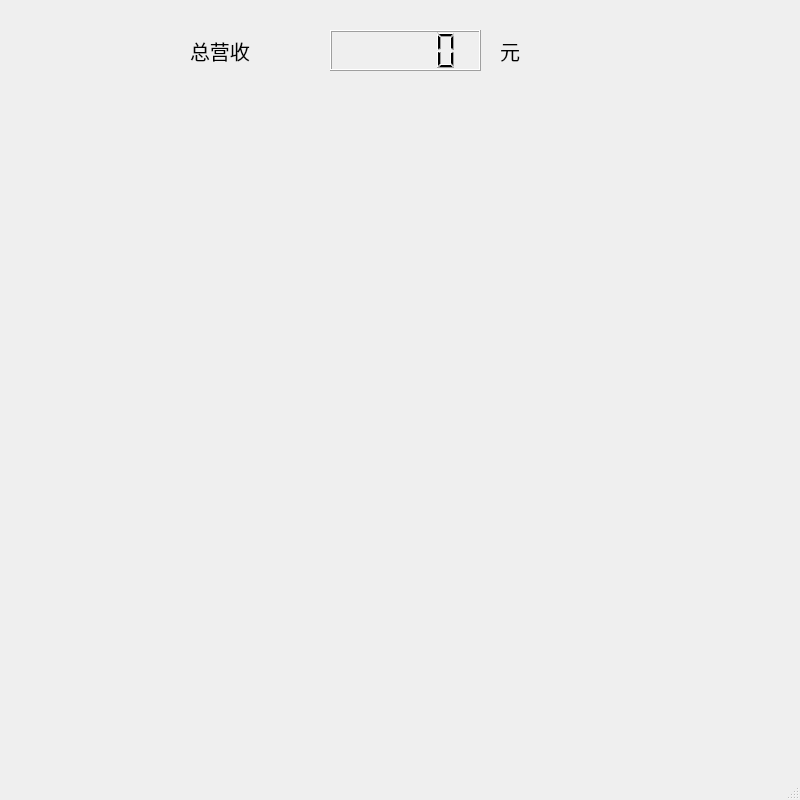
<?xml version="1.0" encoding="UTF-8"?>
<ui version="4.0">
 <class>Income</class>
 <widget class="QMainWindow" name="Income">
  <property name="geometry">
   <rect>
    <x>0</x>
    <y>0</y>
    <width>800</width>
    <height>800</height>
   </rect>
  </property>
  <property name="minimumSize">
   <size>
    <width>800</width>
    <height>800</height>
   </size>
  </property>
  <property name="maximumSize">
   <size>
    <width>800</width>
    <height>800</height>
   </size>
  </property>
  <property name="windowTitle">
   <string>MainWindow</string>
  </property>
  <widget class="QWidget" name="centralwidget">
   <widget class="QLabel" name="label">
    <property name="geometry">
     <rect>
      <x>190</x>
      <y>20</y>
      <width>91</width>
      <height>61</height>
     </rect>
    </property>
    <property name="font">
     <font>
      <pointsize>15</pointsize>
     </font>
    </property>
    <property name="text">
     <string>总营收</string>
    </property>
   </widget>
   <widget class="QLCDNumber" name="lcdNumber">
    <property name="geometry">
     <rect>
      <x>330</x>
      <y>30</y>
      <width>151</width>
      <height>41</height>
     </rect>
    </property>
   </widget>
   <widget class="QWidget" name="verticalLayoutWidget">
    <property name="geometry">
     <rect>
      <x>0</x>
      <y>110</y>
      <width>801</width>
      <height>641</height>
     </rect>
    </property>
    <layout class="QVBoxLayout" name="m_Layout"/>
   </widget>
   <widget class="QLabel" name="label_2">
    <property name="geometry">
     <rect>
      <x>500</x>
      <y>30</y>
      <width>54</width>
      <height>41</height>
     </rect>
    </property>
    <property name="font">
     <font>
      <pointsize>15</pointsize>
     </font>
    </property>
    <property name="text">
     <string>元</string>
    </property>
   </widget>
  </widget>
  <widget class="QMenuBar" name="menubar">
   <property name="geometry">
    <rect>
     <x>0</x>
     <y>0</y>
     <width>800</width>
     <height>21</height>
    </rect>
   </property>
  </widget>
  <widget class="QStatusBar" name="statusbar"/>
 </widget>
 <resources/>
 <connections/>
</ui>
